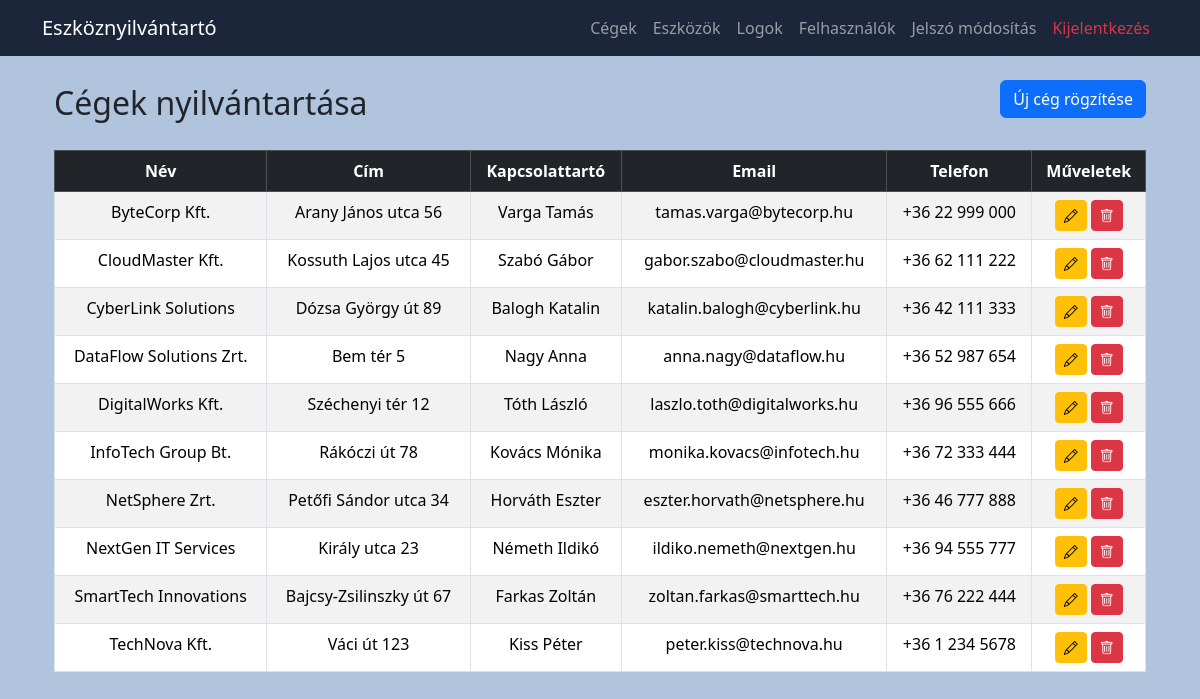
Screenshot of /inventory/public/index.php?page=/companies (signed in) with the database file from the repository.
### tables this page shows
CREATE TABLE `companies` (
  `id` int(11) NOT NULL,
  `name` varchar(100) NOT NULL,
  `address` varchar(255) DEFAULT NULL,
  `city` varchar(100) DEFAULT NULL,
  `contact_person` varchar(100) DEFAULT NULL,
  `contact_email` varchar(100) DEFAULT NULL,
  `contact_phone` varchar(50) DEFAULT NULL,
  `created_at` timestamp NOT NULL DEFAULT current_timestamp()
);

### inventory/app/controllers/BaseController.php (called while the page is built, shortened)
<?php
class BaseController {
    protected function render(string $view, array $data = []) {
        include __DIR__ . "/../views/layout.php";
    }
}

### inventory/app/controllers/CompanyController.php (called while the page is built, shortened)
<?php
class CompanyController extends BaseController {
    public function index() {
        $companies = Company::getAll();
        $this->render("companies/index", [
            "companies" => $companies
        ]);
    }
}

### inventory/app/core/Router.php (called while the page is built, shortened)
<?php
class Router
{
    private array $routes = [
        'GET'  => [],
        'POST' => [],
    ];
    public function get(string $path, string $controller, string $action): void
    {
        $this->routes['GET'][$this->normalize($path)] = [$controller, $action];
    }
    public function post(string $path, string $controller, string $action): void
    {
        $this->routes['POST'][$this->normalize($path)] = [$controller, $action];
    }
    public function dispatch(): void
    {
        $method = $_SERVER['REQUEST_METHOD'] ?? 'GET';
        $path   = $this->normalize($_GET['page'] ?? '/');
        [$controllerName, $action] = $this->routes[$method][$path];
        $controller = new $controllerName();
        $controller->$action();
    }
    private function normalize(string $path): string
    {
        $p = parse_url($path, PHP_URL_PATH) ?? '/';
        $p = '/' . ltrim(trim($p), '/');
        return $p === '' ? '/' : $p;
    }
}

### inventory/public/index.php (called while the page is built, shortened)
<?php
require_once APP_PATH . '/core/Router.php';
require_once APP_PATH . '/core/Database.php';
require_once APP_PATH . '/core/Session.php';
spl_autoload_register(function($class){
  foreach (['controllers','models','core'] as $d) {
    $f = APP_PATH . "/$d/$class.php";
    if (is_file($f)) { require_once $f; return; }
  }
});
$router = new Router();
$router->get('/', 'DashboardController', 'index');
$router->get('/login', 'AuthController', 'loginForm');
$router->post('/login', 'AuthController', 'doLogin');
$router->get('/logout', 'AuthController', 'logout');
$router->get('/devices', 'DeviceController', 'index');
$router->post('/devices/create', 'DeviceController', 'create');
$router->post('/devices/update', 'DeviceController', 'update');
$router->get('/devices/delete', 'DeviceController', 'delete');
$router->get('/companies', 'CompanyController', 'index');
$router->post('/companies/create', 'CompanyController', 'create');
$router->post('/companies/update', 'CompanyController', 'update');
$router->get('/companies/delete', 'CompanyController', 'delete');
$router->get('/users', 'UserController', 'index');
$router->get('/users/create', 'UserController', 'createForm');
$router->post('/users/create', 'UserController', 'create');
$router->get('/users/edit', 'UserController', 'editForm');
$router->post('/users/update', 'UserController', 'update');
$router->get('/users/delete', 'UserController', 'delete');
$router->get('/users/change-password', 'UserController', 'changePasswordForm');
$router->post('/users/change-password', 'UserController', 'changePassword');
$router->get('/logs', 'LogController', 'index');
$router->dispatch();

### inventory/app/core/Session.php (called while the page is built, shortened)
<?php
class Session {
    public static function isAdmin(): bool {
        return (isset($_SESSION['role']) && $_SESSION['role'] === 'admin');
    }
}

### inventory/app/config/database.php (called while the page is built)
<?php
return [
    'dsn' => 'mysql:host=localhost;dbname=inventory;charset=utf8mb4',
    'user' => 'inventory_admin',
    'password' => 'Qq6JMtIMrmlstxSO',
];

### inventory/app/core/Database.php (called while the page is built, shortened)
<?php
class Database {
    private static $pdo = null;
    public static function connect(): PDO {
        $cfg = require APP_PATH . '/config/database.php';
        try {
            self::$pdo = new PDO(
                $cfg['dsn'],
                $cfg['user'],
                $cfg['password'],
                [
                    PDO::ATTR_ERRMODE => PDO::ERRMODE_EXCEPTION,
                    PDO::ATTR_DEFAULT_FETCH_MODE => PDO::FETCH_ASSOC,
                    PDO::ATTR_EMULATE_PREPARES => false,
                    PDO::MYSQL_ATTR_INIT_COMMAND => "SET NAMES utf8mb4 COLLATE utf8mb4_hungarian_ci"
                ]
            );
        } catch (PDOException $e) {
            throw new RuntimeException('Nem sikerült csatlakozni az adatbázishoz.');
        }
        return self::$pdo;
    }
    public static function query($sql, $params = []) {
        $stmt = self::connect()->prepare($sql);
        $stmt->execute($params);
        return $stmt;
    }
    public static function fetchAll($sql, $params = []) {
        return self::query($sql, $params)->fetchAll();
    }
}

### inventory/app/models/Company.php (called while the page is built, shortened)
<?php
class Company {
    public static function getAll(): array {
        return Database::fetchAll("
            SELECT
              id,
              COALESCE(name,'')             AS name,
              COALESCE(city,'')             AS city,
              COALESCE(address,'')          AS address,
              COALESCE(contact_person,'')   AS contact_person,
              COALESCE(contact_email,'')    AS contact_email,
              COALESCE(contact_phone,'')    AS contact_phone
            FROM companies
            ORDER BY name
        ");
    }
}

### inventory/app/views/companies/index.php (the view, shortened to what this page needs)
<?php $h = fn($v) => htmlspecialchars((string)($v ?? ''), ENT_QUOTES, 'UTF-8'); ?>
<div class="container py-4">
  <div class="d-flex justify-content-between align-items-center mb-3">
   <h2>Cégek nyilvántartása</h2>
   <?php if (Session::isAdmin()): ?>
    <button class="btn btn-primary mb-3" data-bs-toggle="modal" data-bs-target="#createCompanyModal">
      Új cég rögzítése
    </button>
  <?php endif; ?>
</div>
   <table class="table table-bordered table-striped table-hover text-center">
    <thead class="table-dark ">
      <tr>
        <th>Név</th>
        <th>Cím</th>
        <th>Kapcsolattartó</th>
        <th>Email</th>
        <th>Telefon</th>
        <?php if (Session::isAdmin()): ?><th>Műveletek</th><?php endif; ?>
      </tr>
    </thead>
    <tbody>
      <?php foreach ($companies as $c): ?>
        <tr>
          <td><?= $h($c['name']) ?></td>
          <td><?= $h($c['address']) ?></td>
          <td><?= $h($c['contact_person']) ?></td>
          <td><?= $h($c['contact_email']) ?></td>
          <td><?= $h($c['contact_phone']) ?></td>
          <?php if (Session::isAdmin()): ?>
            <td>
              <button class="btn btn-sm btn-warning"
                      data-bs-toggle="modal"
                      data-bs-target="#editCompanyModal<?= (int)$c['id'] ?>">
               <i class="bi bi-pencil"></i>
              </button>
              <a href="?page=/companies/delete&id=<?= (int)$c['id'] ?>" class="btn btn-sm btn-danger"
                 onclick="return confirm('Biztosan törlöd?')"><i class="bi bi-trash"></i></a>
            </td>
          <?php endif; ?>
        </tr>
      <?php endforeach; ?>
    </tbody>
  </table>
</div>

### inventory/app/views/layout.php (shortened to what this page needs)
<!DOCTYPE html>
<html lang="hu">
<head>
  <link href="https://cdn.jsdelivr.net/npm/bootstrap@5.3.2/dist/css/bootstrap.min.css" rel="stylesheet">
  <link rel="stylesheet" href="https://cdn.jsdelivr.net/npm/bootstrap-icons@1.10.5/font/bootstrap-icons.css">
  <link rel="stylesheet" href="https://cdn.jsdelivr.net/npm/bootstrap-icons@1.11.3/font/bootstrap-icons.min.css">
  <link rel="stylesheet" href="assets/style.css">
</head>
<body  style="background-color: #B0C4DE;">
   <nav class="navbar navbar-expand-lg navbar-dark navbar-custom">
  <div class="container">
    <a class="navbar-brand" href="?page=/">Eszköznyilvántartó</a>
    <div class="collapse navbar-collapse" id="mainNavbar">
      <ul class="navbar-nav ms-auto">
        <li class="nav-item"><a class="nav-link" href="?page=/companies">Cégek</a></li>
        <li class="nav-item"><a class="nav-link" href="?page=/devices">Eszközök</a></li>
        <?php if (Session::isAdmin()): ?>
          <li class="nav-item"><a class="nav-link" href="?page=/logs">Logok</a></li>
          <li class="nav-item"><a class="nav-link" href="?page=/users">Felhasználók</a></li>
        <?php endif; ?>
        <li class="nav-item"><a class="nav-link" href="?page=/users/change-password">Jelszó módosítás</a></li>
        <li class="nav-item"><a class="nav-link text-danger" href="?page=/logout">Kijelentkezés</a></li>
      </ul>
    </div>
  </div>
</nav>
  <div class="container">
    <?php include $viewFile; ?>
  </div>
</body>
</html>

### inventory/public/assets/style.css (style rules this page uses)
.navbar-custom { background-color: #1B263B; }

### rows the page displays
companies: name "ByteCorp Kft.", address "Arany János utca 56", contact_person "Varga Tamás", contact_email "tamas.varga@bytecorp.hu", contact_phone "+36 22 999 000"
companies: name "CloudMaster Kft.", address "Kossuth Lajos utca 45", contact_person "Szabó Gábor", contact_email "gabor.szabo@cloudmaster.hu", contact_phone "+36 62 111 222"
companies: name "CyberLink Solutions", address "Dózsa György út 89", contact_person "Balogh Katalin", contact_email "katalin.balogh@cyberlink.hu", contact_phone "+36 42 111 333"
companies: name "DataFlow Solutions Zrt.", address "Bem tér 5", contact_person "Nagy Anna", contact_email "anna.nagy@dataflow.hu", contact_phone "+36 52 987 654"
companies: name "DigitalWorks Kft.", address "Széchenyi tér 12", contact_person "Tóth László", contact_email "laszlo.toth@digitalworks.hu", contact_phone "+36 96 555 666"
companies: name "InfoTech Group Bt.", address "Rákóczi út 78", contact_person "Kovács Mónika", contact_email "monika.kovacs@infotech.hu", contact_phone "+36 72 333 444"
companies: name "NetSphere Zrt.", address "Petőfi Sándor utca 34", contact_person "Horváth Eszter", contact_email "eszter.horvath@netsphere.hu", contact_phone "+36 46 777 888"
companies: name "NextGen IT Services", address "Király utca 23", contact_person "Németh Ildikó", contact_email "ildiko.nemeth@nextgen.hu", contact_phone "+36 94 555 777"
companies: name "SmartTech Innovations", address "Bajcsy-Zsilinszky út 67", contact_person "Farkas Zoltán", contact_email "zoltan.farkas@smarttech.hu", contact_phone "+36 76 222 444"
companies: name "TechNova Kft.", address "Váci út 123", contact_person "Kiss Péter", contact_email "peter.kiss@technova.hu", contact_phone "+36 1 234 5678"
